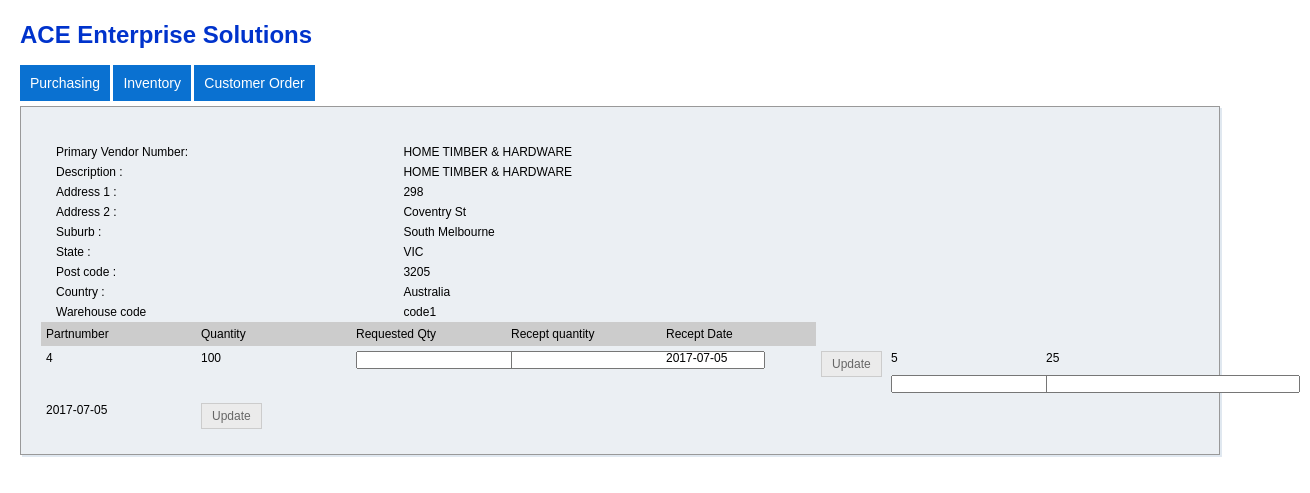
Page /purchase-order-receipt2.php?pid=1 on the committed database.
### tables this page shows
CREATE TABLE `vendermaster` (
  `id` int(11) NOT NULL PRIMARY KEY AUTO_INCREMENT,
  `vname` varchar(150) NOT NULL,
  `description` varchar(255) DEFAULT NULL,
  `address1` varchar(150) DEFAULT NULL,
  `address2` varchar(100) DEFAULT NULL,
  `suburb` varchar(45) DEFAULT NULL,
  `state` varchar(45) DEFAULT NULL,
  `postcode` varchar(45) DEFAULT NULL,
  `country` varchar(45) DEFAULT NULL,
  `termscode` varchar(45) DEFAULT NULL,
  `extrafield1` varchar(100) DEFAULT NULL,
  `extrafield2` varchar(100) DEFAULT NULL,
  `extrafield3` varchar(100) DEFAULT NULL,
  `createdate` datetime DEFAULT NULL,
  `updateddate` datetime DEFAULT NULL
);

CREATE TABLE `purchaseorder` (
  `pid` int(11) NOT NULL PRIMARY KEY AUTO_INCREMENT,
  `vendorno` varchar(20) NOT NULL,
  `warehousecode` varchar(20) NOT NULL,
  `adddate` datetime NOT NULL,
  `updatedate` datetime NOT NULL,
  `status` char(1) DEFAULT 'N'
);

CREATE TABLE `purchaseorderetails` (
  `podid` int(11) NOT NULL,
  `pid` int(11) NOT NULL,
  `partnumber` varchar(20) NOT NULL,
  `location` varchar(50) NOT NULL,
  `quantity` varchar(50) NOT NULL,
  `cost` varchar(50) NOT NULL,
  `duedate` varchar(50) NOT NULL,
  `requestedqty` integer DEFAULT 0,
  `receptquantity` integer DEFAULT 0,
  `receiveddate` varchar(50) DEFAULT '',
  `linestatus` integer default 1,

  CONSTRAINT pk_podid_pid PRIMARY KEY (`pid`,`podid`),
  CONSTRAINT fk_pid FOREIGN KEY (pid)
  REFERENCES purchaseorder(pid)
);

### purchase-order-receipt2.php (the view, shortened to what this page needs)
<?php require('header.php'); ?>
<?php require('classes/db.php'); ?>
<?php
$pid=$_GET['pid'];
if($_GET['pid'] == '') {
	$method = 'add';
	$po = "SELECT * FROM purchaseorder order by pid DESC LIMIT 1";
	$poResult = $conn->query($po);
	if ($poResult->num_rows > 0) {
	while($row = $poResult->fetch_assoc()) {
	$vno= $row['vendorno'];
	$whcode= $row['warehousecode'];
	$pid= $row['pid'];
	}}
	}
else {
	$po = "SELECT * FROM purchaseorder where pid=". $pid;
	$poResult = $conn->query($po);
	if ($poResult->num_rows > 0) {
	while($row = $poResult->fetch_assoc()) {
	$vno= $row['vendorno'];
	$whcode= $row['warehousecode'];
	$pid= $row['pid'];
	}}
	}
?>
<div class="container">
<?php require('topNav.php'); ?>
<body>
<div class="vendorMasForm">
<form action="classes/purchaselistMaster.php" method="POST" >
<div class="row">
<?php
$vendors = "SELECT * FROM vendermaster where id=". $vno;
$vendorResult = $conn->query($vendors);
if ($vendorResult->num_rows > 0) {
while($row = $vendorResult->fetch_assoc())
{
?>
            	<div class="title">Primary Vendor Number: </div>
				<div class="input">	<?php echo $row['vname']; ?></div>
				<div class="title">Description : </div>
				<div class="input"><?php echo $row['description']; ?> </div>
                <div class="title">Address 1 : </div>
				<div class="input"><?php echo $row['address1']; ?></div>
                <div class="title">Address 2 : </div>
				<div class="input"><?php echo $row['address2']; ?></div>
				 <div class="title">Suburb  : </div>
				<div class="input"><?php echo $row['suburb']; ?></div>
                <div class="title">State  : </div>
				<div class="input"><?php echo $row['state']; ?></div>
                <div class="title">Post code  : </div>
                <div class="input"><?php echo $row['postcode']; ?></div>
                <div class="title">Country   : </div>
              	<div class="input"><?php echo $row['country']; ?></div>
<?php  }} ?>
</div>
<div class="row">
			<div class="title"> Warehouse code </div>
            <div class="input"> <?php  echo $whcode; ?> </div>
</div>
<div class="delrow">
<div class="gsectionh">Partnumber</div>
<div class="gsectionh">Quantity</div>
<div class="gsectionh">Requested Qty  </div>
<div class="gsectionh">Recept  quantity </div>
<div class="gsectionh">Recept   Date</div>
<div class="gsectionbtn">&nbsp;</div>
</div>
<div class="delrow">
<?php
$vendors = "SELECT * FROM purchaseorderetails where pid=". $pid;
$vendorResult = $conn->query($vendors);
if ($vendorResult->num_rows > 0) {
while($row = $vendorResult->fetch_assoc())
{
?>
<div class="gsection"><?php echo $row['partnumber']; ?></div>
<div class="gsection"><?php echo $row['quantity']; ?></div>
<div class="gsection"><input value="" name="quantity" /></div>
<div class="gsection"><input value="" name="quantity" /></div>
<div class="gsection"><?php echo $row['duedate']; ?></div>
<div class="gsectionbtn"><a href="#" onClick="return confirm('Are you sure?')" class="delete" >Update </a></div>
<?php  }} ?>
</div>
</form>
</div>
</div>
</body>

### css/style.css (style rules this page uses)
body, select, input, textarea { margin:0; padding:0; font-family:Arial, Helvetica, sans-serif; font-size:12px; }
.container { width:1200px; padding:5px 20px; margin:0 auto; background:#fff; float:left }
.delete { width: auto; float:left; padding:5px 10px; text-decoration:none; color:#666666; border:#CCCCCC solid 1px; background:#ebebeb; }
.gsection { width:145px; float:left; height:auto; padding:5px 5px; }
.gsectionh { width:145px; float:left; height:auto; padding:5px 5px; background:#CCCCCC }
.delrow { width:100%; display:block; float:left; }
.gsectionbtn { width:60px; float:left; height:auto; padding:5px 5px; }
.vendorMasForm { padding: 20px; float:left; margin: 5px 0; border:#999999 solid 1px; box-shadow: 2px 2px #e0e8f0; background:#ebeff3; }
form .row { width: 100%; padding: 15px; }
form .title { width: 30%; float: left; padding:3px 0 3px 0; }
form .input { width: 70%; float: left; padding:3px 0 3px 0; }
.vendorMasForm input { width:250px; }

### rows in the picture
vendermaster: vname "HOME TIMBER & HARDWARE", description "HOME TIMBER & HARDWARE", address1 "298", address2 "Coventry St", suburb "South Melbourne", state "VIC", postcode "3205", country "Australia"
purchaseorder: warehousecode "code1"
purchaseorderetails: partnumber "4", quantity "100", duedate "2017-07-05"
purchaseorderetails: partnumber "5", quantity "25", duedate "2017-07-05"
